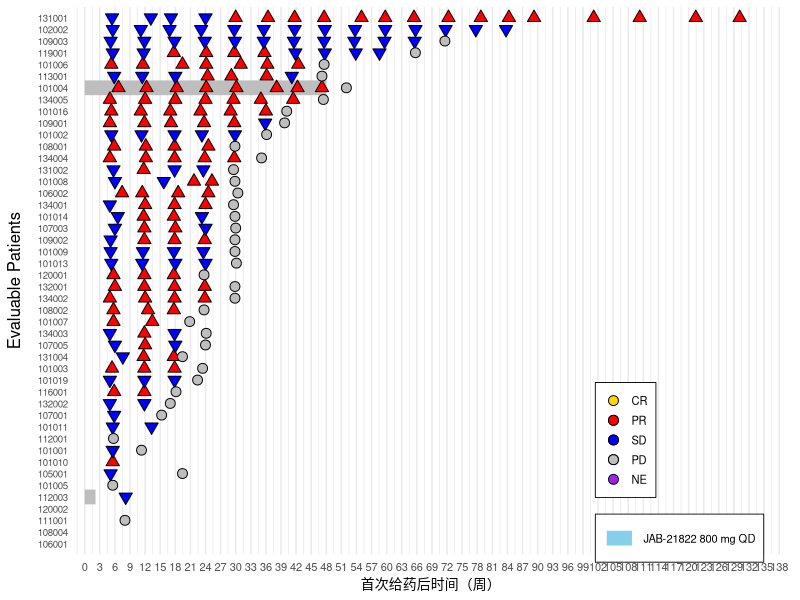
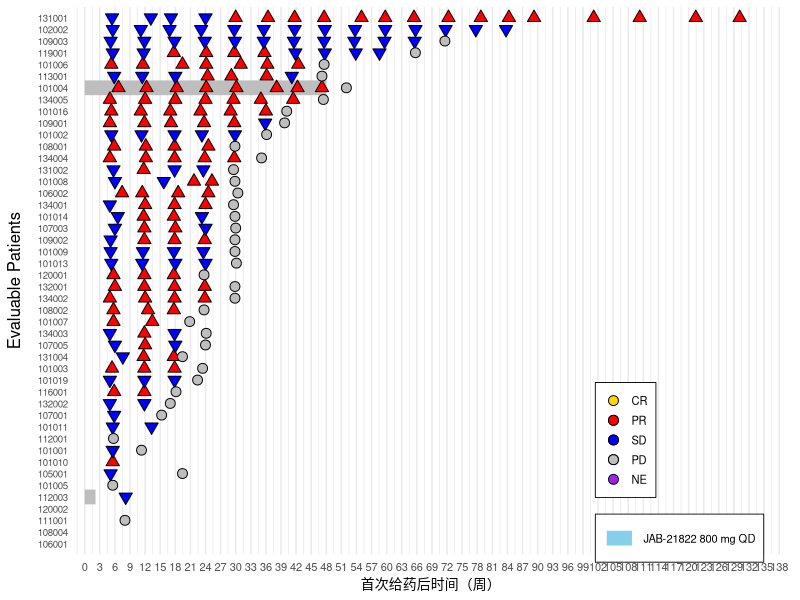

These figures' R source, in order:
## ---- chunk 1
# ========================================================================
# 游泳图 (Swimmer Plot) - 完全复现 SAS 版本（修正版）
# 数据路径: E:/R练习
# 输出路径: E:/R练习/Swimmer_Plot.png
# ========================================================================
# 检查并安装缺失的包
if (!requireNamespace("ggplot2", quietly = TRUE)) {
  install.packages("ggplot2")
}
if (!requireNamespace("tidyverse", quietly = TRUE)) {
  install.packages("tidyverse")
}

library(ggplot2)
library(tidyverse)

# ------------------------------ 1. 读取数据 ---------------------------------

adsl <- read.csv("data/ADSL.csv", 
                 stringsAsFactors = FALSE, 
                 na.strings = c("", "NA"))
adrs <- read.csv("data/ADRS.csv", 
                 stringsAsFactors = FALSE, 
                 na.strings = c("", "NA"))

cutdt <- as.Date("2025-08-01")

# ------------------------------ 2. 日期转换 ---------------------------------
convert_date_silent <- function(x) {
  if (is.character(x)) {
    x <- trimws(x)
    x[x == ""] <- NA
  }
  d <- tryCatch(as.Date(x, format = "%d%b%Y"), warning = function(w) NA)
  if (all(is.na(d)) && any(!is.na(x))) {
    d <- suppressWarnings(dmy(x))
  }
  return(d)
}

date_cols_adsl <- c("RFSTDTC", "RFENDTC", "RFXSTDTC", "RFXENDTC", "RFICDTC", "RFPENDTC",
                    "DTHDTC", "TRTSDT", "TRTEDT", "EOTDT", "EOTDT1", "FCRPRDT", 
                    "FSTPDDT", "SACTDT", "LSTALVDT")

for (col in date_cols_adsl) {
  if (col %in% names(adsl)) {
    adsl[[col]] <- convert_date_silent(adsl[[col]])
  }
}
adrs$ADT <- convert_date_silent(adrs$ADT)

# ------------------------------ 3. 筛选人群 ---------------------------------
adsl_fas <- adsl %>%
  filter(FASFL == "Y" & grepl("CRC", COHORT, ignore.case = TRUE))

# ------------------------------ 4. 计算治疗分段变量 -------------------------
adsl_fas <- adsl_fas %>%
  mutate(
    trtedt = case_when(
      !is.na(EOTDT) & !is.na(EOTDT1) ~ pmax(EOTDT, EOTDT1, na.rm = TRUE),
      !is.na(EOTDT) & is.na(EOTDT1) ~ EOTDT,
      is.na(EOTDT) & !is.na(EOTDT1) ~ EOTDT1,
      TRUE ~ cutdt
    ),
    miss_dctreas = is.na(DCTREAS),
    miss_dctreas1 = is.na(DCTREAS1)
  )

for (i in 1:nrow(adsl_fas)) {
  row <- adsl_fas[i, ]
  trt02 <- NA_character_
  adt_esc <- as.Date(NA)
  
  if ( (row$miss_dctreas + row$miss_dctreas1) == 1 && !is.na(row$EOTDT1) && is.na(row$EOTDT) ) {
    trt02 <- "JAB-21822 800 mg QD"
    adt_esc <- row$EOTDT1
  } else if ( (row$miss_dctreas + row$miss_dctreas1) == 1 && !is.na(row$EOTDT) && is.na(row$EOTDT1) ) {
    trt02 <- "Cetuximab"
    adt_esc <- row$EOTDT
  } else if ( (row$miss_dctreas + row$miss_dctreas1) == 0 && !is.na(row$EOTDT1) && !is.na(row$EOTDT) && row$EOTDT1 > row$EOTDT ) {
    trt02 <- "Cetuximab"
    adt_esc <- row$EOTDT
  } else if ( (row$miss_dctreas + row$miss_dctreas1) == 0 && !is.na(row$EOTDT1) && !is.na(row$EOTDT) && row$EOTDT > row$EOTDT1 ) {
    trt02 <- "JAB-21822 800 mg QD"
    adt_esc <- row$EOTDT1
  }
  
  adsl_fas$trt02[i] <- trt02
  adsl_fas$adt_esc[i] <- adt_esc
}

adsl_fas <- adsl_fas %>%
  mutate(trtdy = as.numeric(difftime(trtedt, TRTSDT, units = "days")) + 1)

# ------------------------------ 5. 排序和编号 ---------------------------------
adsl_fas <- adsl_fas %>%
  arrange(TRT01PN, desc(trtdy), SUBJID) %>%
  mutate(subjn = row_number())

# ------------------------------ 6. 生成治疗分段数据 -------------------------
segments <- adsl_fas %>%
  rowwise() %>%
  mutate(
    low1 = 0,
    high1 = ifelse(!is.na(adt_esc), 
                   as.numeric(difftime(adt_esc - 1, TRTSDT, units = "days")) / 7,
                   as.numeric(difftime(trtedt, TRTSDT, units = "days")) / 7),
    group1 = TRT01P,
    low2 = ifelse(!is.na(adt_esc), 
                  as.numeric(difftime(adt_esc, TRTSDT, units = "days")) / 7, 
                  NA_real_),
    high2 = ifelse(!is.na(adt_esc), 
                   as.numeric(difftime(trtedt, TRTSDT, units = "days")) / 7, 
                   NA_real_),
    group2 = ifelse(!is.na(adt_esc), trt02, NA_character_)
  ) %>%
  ungroup()

segments_long <- segments %>%
  select(subjn, low1, high1, group1, low2, high2, group2) %>%
  pivot_longer(
    cols = c(low1, high1, low2, high2, group1, group2),
    names_to = c(".value", "segment"),
    names_pattern = "(low|high|group)(\\d)"
  ) %>%
  filter(!is.na(low) & !is.na(high) & !is.na(group)) %>%
  mutate(
    segment = as.numeric(segment),
    low = pmin(low, high),
    high = pmax(low, high)
  )

if (nrow(segments_long) == 0) {
  stop("没有有效的治疗分段数据，请检查数据筛选条件。")
}

# ------------------------------ 7. 疗效评估数据（过滤首次PD后评估）---------
# 获取每个受试者首次PD的周数
first_pd <- adrs %>%
  filter(PARAMCD == "OVRSP" & ANL02FL == "Y" & AVALC == "PD") %>%
  group_by(USUBJID) %>%
  slice_min(ADT, n = 1) %>%
  ungroup() %>%
  select(USUBJID, first_pd_weeks = ADT) %>%
  mutate(first_pd_weeks = as.numeric(difftime(first_pd_weeks, 
                                              adsl_fas$TRTSDT[match(USUBJID, adsl_fas$USUBJID)], 
                                              units = "days")) / 7)

# 合并首次PD周数到adrs_ovrsp（仅保留首次PD之前的评估）
adrs_ovrsp <- adrs %>%
  filter(PARAMCD == "OVRSP" & ANL02FL == "Y" & !is.na(AVALC)) %>%
  select(USUBJID, ADT, AVALC, ADY) %>%
  left_join(adsl_fas %>% select(USUBJID, TRTSDT, subjn), by = "USUBJID") %>%
  mutate(
    weeks = as.numeric(difftime(ADT, TRTSDT, units = "days")) / 7,
    AVALC = factor(AVALC, levels = c("CR", "PR", "SD", "PD", "NE"))
  ) %>%
  left_join(first_pd, by = "USUBJID") %>%
  # 过滤：只保留首次PD之前的评估（或没有PD的受试者保留所有评估）
  filter(is.na(first_pd_weeks) | weeks <= first_pd_weeks) %>%
  filter(!is.na(weeks))

# ------------------------------ 8. 死亡数据 ---------------------------------
death_data <- adsl_fas %>%
  filter(DTHFL == "Y" & !is.na(DTHDTC)) %>%
  mutate(
    death_weeks = as.numeric(difftime(DTHDTC, TRTSDT, units = "days")) / 7
  ) %>%
  select(subjn, death_weeks)

# ------------------------------ 9. 治疗进行中箭头 ----------------------------
ongoing_data <- adsl_fas %>%
  filter(is.na(DCTREAS) & is.na(DCTREAS1)) %>%
  mutate(
    high_weeks = as.numeric(difftime(trtedt, TRTSDT, units = "days")) / 7,
    arrow_pos = high_weeks + 2.5
  ) %>%
  select(subjn, arrow_pos)

# ------------------------------ 10. 绘图参数 -------------------------------
xmax <- ceiling(max(segments_long$high, na.rm = TRUE) + 5)
if (!is.finite(xmax)) xmax <- 140  # 扩展到140周

# 颜色定义（与SAS完全一致）
group_colors <- c("JAB-21822 800 mg QD+Cetuximab" = "#4A90E2",  # cornflowerblue
                  "JAB-21822 800 mg QD" = "#87CEEB",          # lightskyblue
                  "Cetuximab" = "#4A90E2")

response_colors <- c("CR" = "gold", "PR" = "red", "SD" = "blue", "PD" = "gray", "NE" = "purple")

# 纵轴标签
subj_labels <- adsl_fas %>%
  arrange(subjn) %>%
  pull(SUBJID)

# ------------------------------ 11. 绘图（匹配目标图） -----------------------
p <- ggplot() +
  # 治疗条（不透明，与SAS一致）
  geom_segment(
    data = segments_long,
    aes(x = low, xend = high, y = subjn, yend = subjn, color = group),
    size = 5, alpha = 1  # 改为不透明
  ) +
  # 疗效评估点（PR用三角形，SD用三角形，PD用圆形）
  # 使用shape=24（上三角）和shape=21（圆形）
  geom_point(
    data = adrs_ovrsp %>% filter(AVALC %in% c("PR", "CR")),
    aes(x = weeks, y = subjn, fill = AVALC),
    shape = 24, size = 3, color = "black"
  ) +
  geom_point(
    data = adrs_ovrsp %>% filter(AVALC == "SD"),
    aes(x = weeks, y = subjn, fill = AVALC),
    shape = 25, size = 3, color = "black"
  ) +
  geom_point(
    data = adrs_ovrsp %>% filter(AVALC == "PD"),
    aes(x = weeks, y = subjn, fill = AVALC),
    shape = 21, size = 3, color = "black"
  ) +
  geom_point(
    data = adrs_ovrsp %>% filter(AVALC == "NE"),
    aes(x = weeks, y = subjn, fill = AVALC),
    shape = 23, size = 3, color = "black"
  ) +
  # 死亡标记（X）
  geom_point(
    data = death_data,
    aes(x = death_weeks, y = subjn),
    shape = 4, size = 4, color = "black"
  ) +
  # 治疗进行中箭头（→）
  geom_text(
    data = ongoing_data,
    aes(x = arrow_pos, y = subjn),
    label = "\u2192", size = 8, color = "darkgreen", fontface = "bold"
  ) +
  # 颜色映射
  scale_color_manual(
    name = "",
    values = group_colors,
    na.value = "grey"
  ) +
  scale_fill_manual(
    name = "",
    values = response_colors,
    na.value = "grey50",
    drop = FALSE
  ) +
  # 坐标轴
  scale_x_continuous(
    name = "首次给药后时间（周）",
    breaks = seq(0, xmax, by = 3),
    limits = c(-0.5, xmax),
    expand = c(0.01, 0)
  ) +
  scale_y_continuous(
    name = "Evaluable Patients",
    breaks = adsl_fas$subjn,
    labels = subj_labels,
    expand = c(0.02, 0.02),
    trans = "reverse"
  ) +
  theme_minimal(base_size = 12) +
  theme(
    axis.text.y = element_text(size = 7, hjust = 1),
    axis.title.y = element_text(margin = margin(r = 10)),
    axis.text.x = element_text(size = 8),
    axis.title.x = element_text(size = 10),
    legend.position = c(0.85, 0.15),
    legend.background = element_rect(fill = "white", color = "black", size = 0.3),
    legend.key.size = unit(0.5, "cm"),
    legend.text = element_text(size = 8),
    legend.title = element_blank(),  # 去掉图例标题
    panel.grid.major.y = element_blank(),
    panel.grid.minor.y = element_blank(),
    plot.margin = margin(5, 10, 5, 5)
  ) +
  # 合并图例（覆盖默认，手动合并）
  guides(
    color = guide_legend(override.aes = list(size = 3), title = NULL),
    fill = guide_legend(override.aes = list(shape = 21, size = 3), title = NULL)
  )

# 保存图片
ggsave("Swimmer_Plot.png", plot = p, width = 12, height = 8, dpi = 300)
# 直接输出图形（不需要 ggsave）
p
